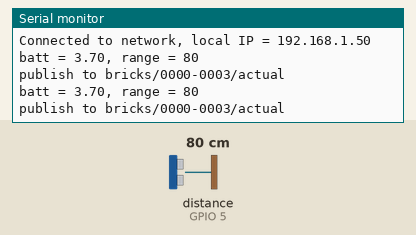
This sketch was run on a simulated ESP8266 (NodeMCU). Shown: the last lines printed to the serial monitor. Inputs (shaded band) come from the test bench; at power-on: distance to the obstacle (sensor on GPIO 5) 80 cm. WiFi joins after 1.5 s; servers stay silent unless stated; no MQTT or app messages arrive unless stated.

Above: at 2.7 s.
2.8 s: distance to the obstacle (sensor on GPIO 5) set to 2 cm
At 4.1 s:
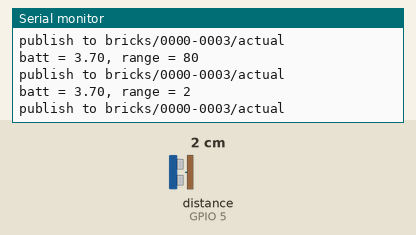
4.3 s: distance to the obstacle (sensor on GPIO 5) set to 4 cm
At 5.4 s:
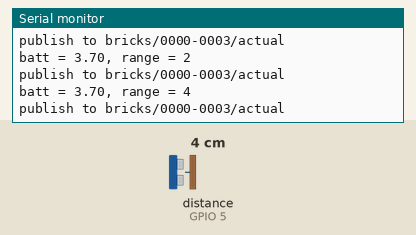
Timing chart, 0 to 7.3 s (numbered marks = the images above; inputs shaded):
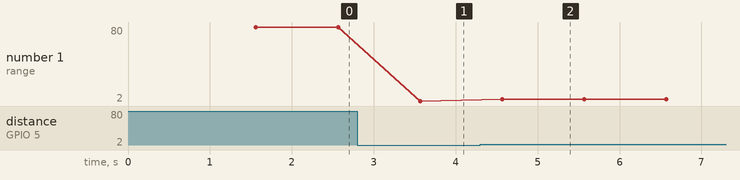

Measured:
- after the input at 2.8 s, the serial monitor: prints a new line after 0.77 s (image 1)
- after the input at 4.3 s, the serial monitor: prints a new line after 0.27 s (image 2)
- plotted number 1: 80 → 2 after the input at 2.8 s, 2 → 4 after the input at 4.3 s

The sketch:

ESP8266_MqttDistanceBrick.ino
```cpp
// (licence header left out)
#include <ESP8266WiFi.h>
#include <Adafruit_MQTT.h>
#include <Adafruit_MQTT_Client.h>
#include <Ultrasonic.h>

#define ULTRASONIC_PIN 5

#define MQTT_CONN_KEEPALIVE 30

Ultrasonic ultrasonic(ULTRASONIC_PIN);

const char *ssid = "MY_SSID"; // TODO
const char *password = "MY_PASSWORD"; // TODO
const char *host = "test.mosquitto.org"; // TODO
const int port = 8883;
const char *topicStr = "bricks/0000-0003/actual"; // TODO

BearSSL::WiFiClientSecure client;
Adafruit_MQTT_Client mqtt(&client, host, port);

void setup() {
  Serial.begin(115200);
  Serial.print("\nConnecting to network ");
  Serial.println(ssid);
  WiFi.mode(WIFI_STA);
  WiFi.begin(ssid, password);
  while (WiFi.status() != WL_CONNECTED) {
    delay(100); // keeps watchdog happy
  }
  Serial.print("Connected to network, local IP = ");
  Serial.println(WiFi.localIP());
  client.setInsecure(); // no cert validation
}

void loop() {
  if (mqtt.connected()) {
    float batt = 3.7; // V, TODO
    int range = ultrasonic.MeasureInCentimeters();
    if (!isnan(range)) {
      int b = batt * 100.0f;
      uint8_t payload[] = {
        highByte(b), lowByte(b),
        highByte(range), lowByte(range)
      };
      printf("batt = %.2f, range = %d\n", batt, range);
      printf("publish to %s\n", topicStr);
      mqtt.publish(topicStr, payload, sizeof(payload));
    }
    delay(1000);
  } else {
    int result = mqtt.connect(); // calls client.connect()
    if (result != 0) {
      Serial.println(mqtt.connectErrorString(result));
      delay(3000);
    }
  }
}
```
